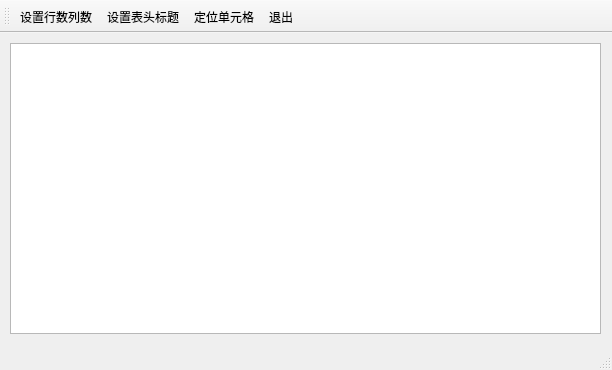
<?xml version="1.0" encoding="UTF-8"?>
<ui version="4.0">
 <class>MainWindow</class>
 <widget class="QMainWindow" name="MainWindow">
  <property name="geometry">
   <rect>
    <x>0</x>
    <y>0</y>
    <width>612</width>
    <height>370</height>
   </rect>
  </property>
  <property name="windowTitle">
   <string>MainWindow</string>
  </property>
  <widget class="QWidget" name="centralWidget">
   <widget class="QTableView" name="tableView">
    <property name="geometry">
     <rect>
      <x>10</x>
      <y>10</y>
      <width>591</width>
      <height>291</height>
     </rect>
    </property>
   </widget>
  </widget>
  <widget class="QMenuBar" name="menuBar">
   <property name="geometry">
    <rect>
     <x>0</x>
     <y>0</y>
     <width>612</width>
     <height>22</height>
    </rect>
   </property>
  </widget>
  <widget class="QToolBar" name="mainToolBar">
   <attribute name="toolBarArea">
    <enum>TopToolBarArea</enum>
   </attribute>
   <attribute name="toolBarBreak">
    <bool>false</bool>
   </attribute>
   <addaction name="actTab_SetSize"/>
   <addaction name="actTab_SetHeader"/>
   <addaction name="actTab_Locate"/>
   <addaction name="actQuit"/>
  </widget>
  <widget class="QStatusBar" name="statusBar"/>
  <action name="actTab_SetSize">
   <property name="text">
    <string>设置行数列数</string>
   </property>
   <property name="toolTip">
    <string>设置行数列数</string>
   </property>
  </action>
  <action name="actTab_SetHeader">
   <property name="text">
    <string>设置表头标题</string>
   </property>
   <property name="toolTip">
    <string>设置表头标题</string>
   </property>
  </action>
  <action name="actTab_Locate">
   <property name="text">
    <string>定位单元格</string>
   </property>
   <property name="toolTip">
    <string>定位单元格</string>
   </property>
  </action>
  <action name="actQuit">
   <property name="text">
    <string>退出</string>
   </property>
   <property name="toolTip">
    <string>退出</string>
   </property>
  </action>
 </widget>
 <layoutdefault spacing="6" margin="11"/>
 <resources/>
 <connections>
  <connection>
   <sender>actQuit</sender>
   <signal>triggered()</signal>
   <receiver>MainWindow</receiver>
   <slot>close()</slot>
   <hints>
    <hint type="sourcelabel">
     <x>-1</x>
     <y>-1</y>
    </hint>
    <hint type="destinationlabel">
     <x>305</x>
     <y>184</y>
    </hint>
   </hints>
  </connection>
 </connections>
</ui>
